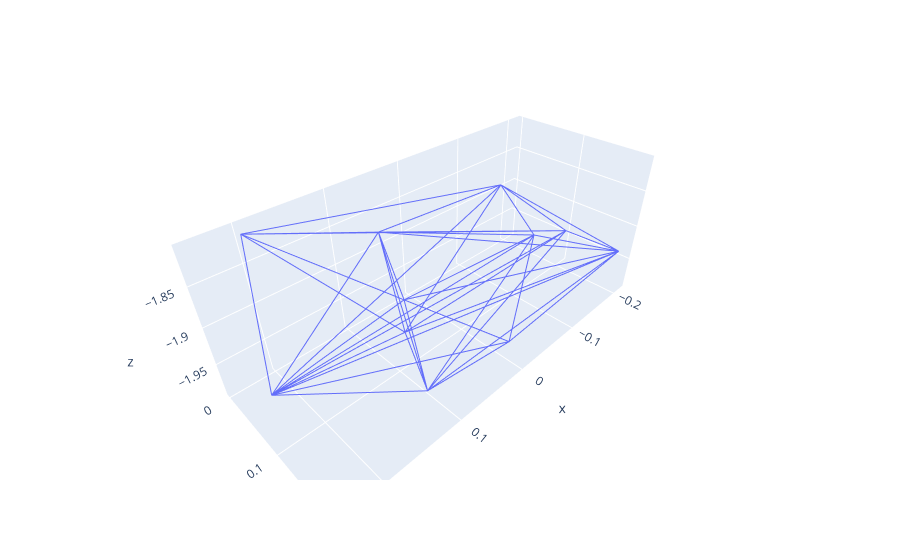

Notebook code cell kept with this figure:
### Code cell
trace = plot_triangle_cgal('../temp/simlpe_tri/placeTriangulation')
trace.show()

### Figure 1 — Plotly figure (JSON) as saved in the notebook; plotly's stock layout.template omitted (floating-point values rounded to 4 significant figures; data arrays with more than 128 entries replaced by an {"elided": "..."} marker saying what was removed)
{"data": [{"hovertemplate": "x=%{x}<br>y=%{y}<br>z=%{z}<extra></extra>", "legendgroup": "", "line": {"color": "#636efa", "dash": "solid"}, "marker": {"symbol": "circle"}, "mode": "lines", "name": "", "scene": "scene", "showlegend": false, "type": "scatter3d", "x": {"elided": "616 float values"}, "y": {"elided": "616 float values"}, "z": {"elided": "616 float values"}}], "layout": {"legend": {"tracegroupgap": 0}, "margin": {"t": 60}, "scene": {"domain": {"x": [0, 1], "y": [0, 1]}, "xaxis": {"title": {"text": "x"}}, "yaxis": {"title": {"text": "y"}}, "zaxis": {"title": {"text": "z"}}}}}
